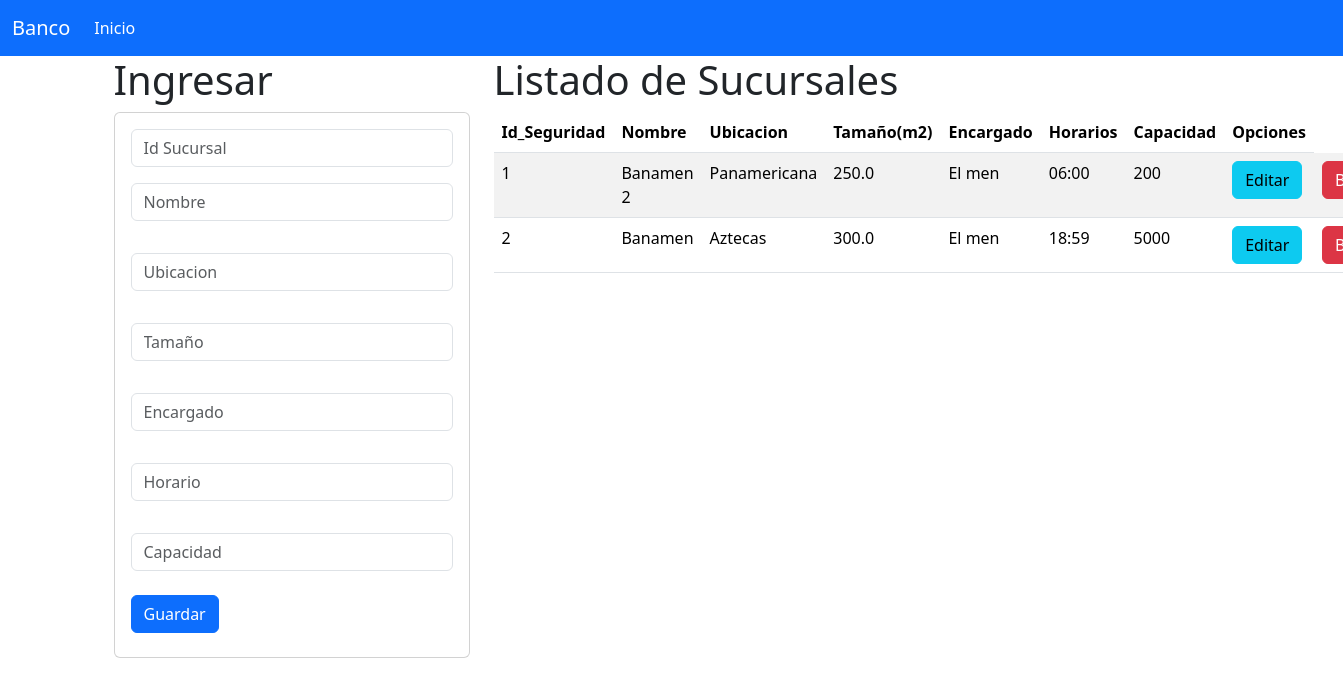
The page / on the database its author committed.
### Sucursales_app/models.py (models this page shows, shortened)
class Sucursales(models.Model):
    Id_Sucursal = models.IntegerField(primary_key=True)
    nombre = models.CharField(max_length=50)
    ubicacion  = models.CharField(max_length=100)
    tamaño   = models.FloatField()
    encargado = models.CharField(max_length=100)
    horarios  = models.TimeField()
    capacidad =  models.IntegerField()
    class Meta:
        db_table =  "Sucursales"
        verbose_name = "Sucursale"
        verbose_name_plural = "Sucursales"

### Sucursales_app/views.py (the view)
# urls.py: path('', views.inicio_vista, name='inicio_vista'),
def inicio_vista(request):
    su = Sucursales.objects.all()
    return render(request, 'gestionarSucursales.html', {'Su': su})

### Sucursales_app/templates/gestionarSucursales.html
{% extends "base.html" %}
{% block cuerpo %}
<div class="row">
    <div class="col-sm-12 col-md-4 col-lg-4 col-xl-4">
        <h1> Ingresar </h1>
        <div class="card">
            <div class="card-body">
                <form action="registrarSucursales/" method="POST"> {% csrf_token %}
                    <div class="form-group">
                        <input type="text" id="txtid" name="txtid" class="form-control" placeholder="Id Sucursal" minlength="1" maxlength="100" required>
                    </div>
                    <div class="form-group py-3">
                        <input type="text" id="txtnombre" name="txtnombre" class="form-control" placeholder="Nombre" maxlength="100" required>
                    </div>
                    <div class="form-group py-3">
                        <input type="text" id="txtubicacion" name="txtubicacion" class="form-control" placeholder="Ubicacion" maxlength="100" required>
                    </div>
                    <div class="form-group py-3">
                        <input type="text" id="txttamaño" name="txttamaño" class="form-control" placeholder="Tamaño" maxlength="100" required>
                    </div>
                    <div class="form-group py-3">
                        <input type="text" id="txtencargado" name="txtencargado" class="form-control" placeholder="Encargado" maxlength="100" required>
                    </div>
                    <div class="form-group py-3">
                        <input type="text" id="txthorarios" name="txthorarios" class="form-control" placeholder="Horario" maxlength="100" required>
                    </div>
                    <div class="form-group py-3">
                        <input type="text" id="txtcapacidad" name="txtcapacidad" class="form-control" placeholder="Capacidad" maxlength="100" required>
                    </div>
                    <div class="form-group py-2">
                        <button type="submit" class="btn btn-primary">Guardar</button>
                    </div>
                </form>
            </div>
        </div>
    </div>
    <div class="col-sm-12 col-md-8 col-lg-8 col-xl-8">
            <h1> Listado de Sucursales </h1>
            <table class="table table-striped">
                <thead>
                <tr>
                    <th scope="col">Id_Seguridad</th>
                    <th scope="col">Nombre</th>
                    <th scope="col">Ubicacion</th>
                    <th scope="col">Tamaño(m2)</th>
                    <th scope="col">Encargado</th>
                    <th scope="col">Horarios</th>
                    <th scope="col">Capacidad</th>
                    <th>Opciones</th>
                </tr>
                </thead>
                <tbody>
                    {% for S in Su %}
                    <tr>
                        <td>{{S.Id_Sucursal}}</td>
                        <td>{{S.nombre}} </td>
                        <td>{{S.ubicacion}}</td>
                        <td>{{S.tamaño}}</td>
                        <td>{{S.encargado}}</td>
                        <td>{{S.horarios}}</td>
                        <td>{{S.capacidad}}</td>
                        <td> <a href="seleccionarSucursales/{{S.Id_Sucursal}}" class="btn btn-info">Editar</a> </td>
                        <td> <a href="borrarSucursales/{{S.Id_Sucursal}} " class="btn btn-danger">Borrar</a> </td>
                    </tr>
                    {% endfor %}
                </tbody>
                </table>
    </div>
</div>
{% endblock %}

### SeguridadPrivada_app/templates/base.html (shortened to what this page needs)
<!doctype html>
<html lang="en">
<head>
    <link href="https://cdn.jsdelivr.net/npm/bootstrap@5.3.3/dist/css/bootstrap.min.css" rel="stylesheet">
</head>
<body>
    <nav class="navbar navbar-expand-lg bg-primary" data-bs-theme="dark">
        <div class="container-fluid">
            <a class="navbar-brand" href="#">Banco</a>
            <div class="collapse navbar-collapse" id="navbarNav">
            <ul class="navbar-nav">
                <li class="nav-item">
                <a class="nav-link active" aria-current="page" href="#">Inicio</a>
            </li>
            </ul>
        </div>
    </div>
    </nav>
    <div class="container">
        {% block cuerpo %}
        {% endblock %}
    </div>
</body>
</html>

### rows shown on the page
Sucursales: Id_Sucursal "1", nombre "Banamen 2", ubicacion "Panamericana", tamaño "250.0", encargado "El men", horarios "06:00", capacidad "200"
Sucursales: Id_Sucursal "2", nombre "Banamen", ubicacion "Aztecas", tamaño "300.0", encargado "El men", horarios "18:59", capacidad "5000"
